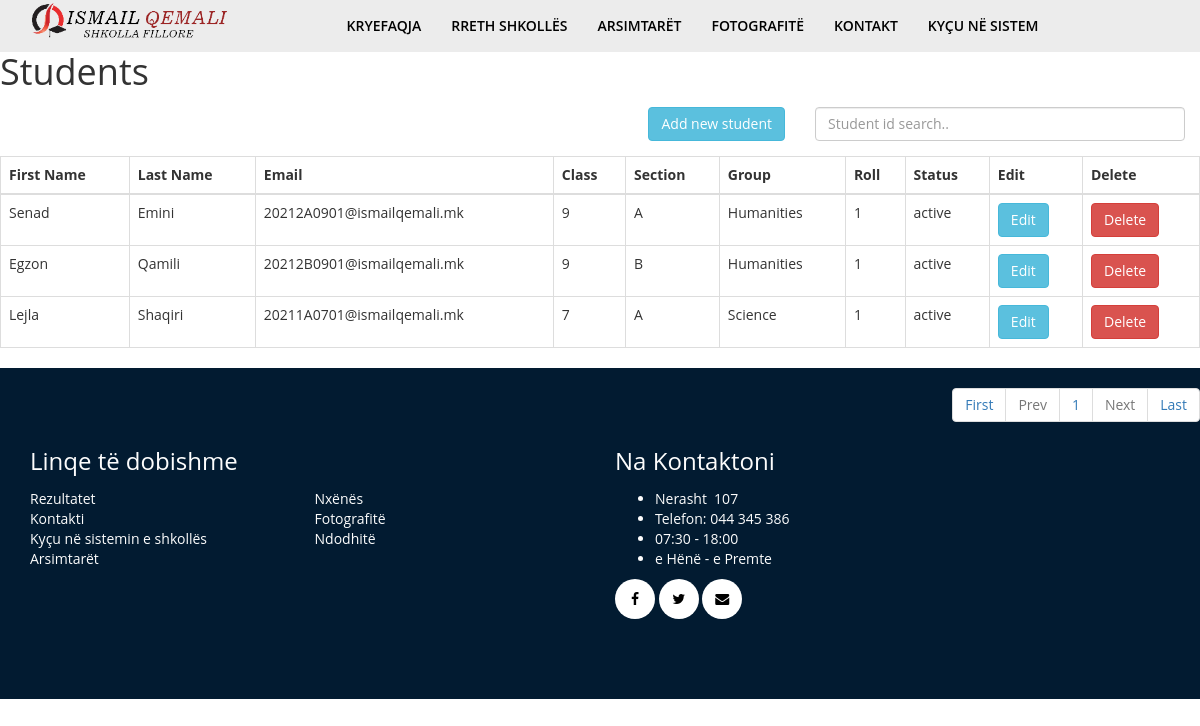
Before: /students.php with the older database file.
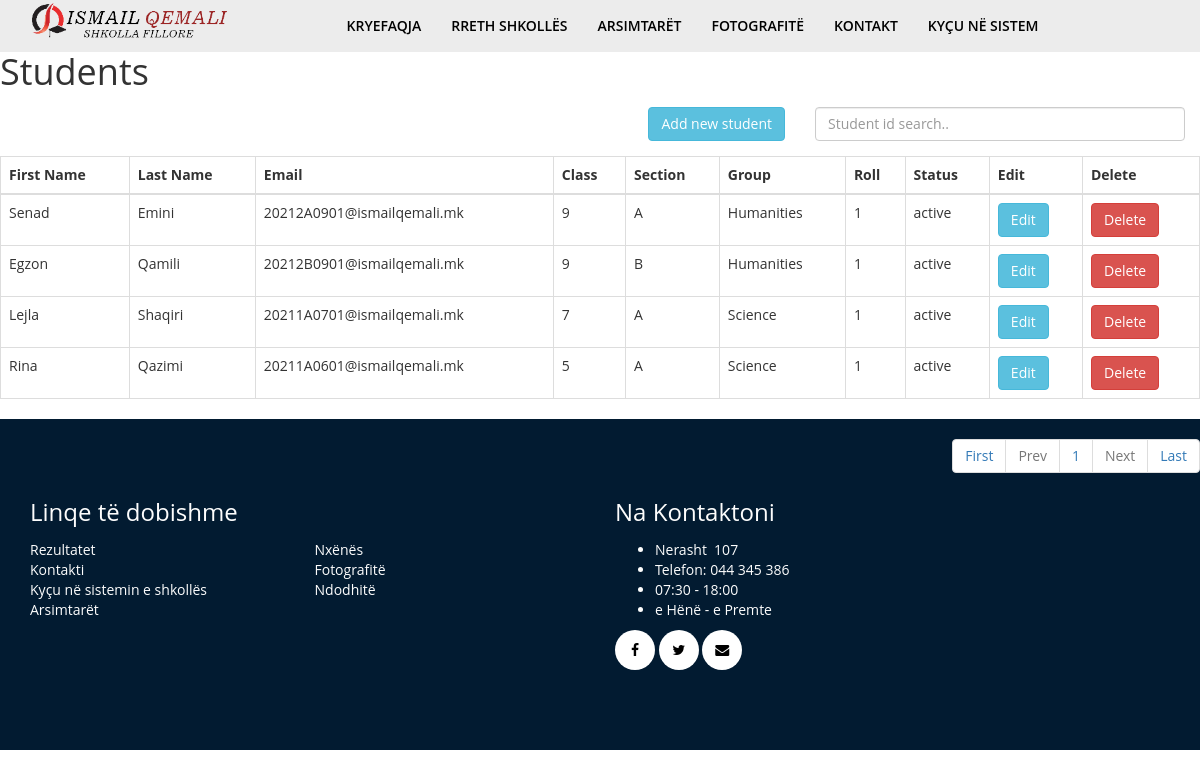
After: the same page with the newer database file.
### tables this page shows
CREATE TABLE `students` (
  `id` int(12) NOT NULL,
  `student_email` varchar(50) NOT NULL,
  `student_name` varchar(255) DEFAULT NULL,
  `student_class` int(3) NOT NULL,
  `student_section` varchar(10) DEFAULT NULL,
  `student_group` varchar(10) DEFAULT NULL,
  `student_roll` int(5) NOT NULL,
  `student_father_name` varchar(50) NOT NULL,
  `student_mother_name` varchar(50) NOT NULL,
  `student_address` text NOT NULL,
  `student_contact` varchar(20) NOT NULL,
  `student_dob` date DEFAULT NULL,
  `student_blood_group` varchar(15) DEFAULT NULL,
  `student_gender` varchar(10) DEFAULT NULL,
  `student_status` varchar(10) NOT NULL DEFAULT 'active'
);

CREATE TABLE `user` (
  `id` int(12) NOT NULL,
  `username` varchar(100) NOT NULL,
  `user_password` varchar(255) NOT NULL,
  `user_role` varchar(30) NOT NULL,
  `user_firstname` varchar(50) DEFAULT NULL,
  `user_lastname` varchar(50) DEFAULT NULL
);

### school-admin/students/all_students.php (the view, shortened to what this page needs)
<div id="student-info">
	<table class="table table-centered table-bordered">
		<thead>
			<tr>
				<th>First Name</th>
				<th>Last Name</th>
				<th>Email</th>
				<th>Class</th>
				<th>Section</th>
				<th>Group</th>
				<th>Roll</th>
				<th>Status</th>
				<th>Edit</th>
				<th>Delete</th>
			</tr>
		</thead>
		<tbody>
			<?php
			 if (isset($_GET['pageno'])) {
	            $pageno = $_GET['pageno'];
	        } else {
	            $pageno = 1;
	        }
	        $no_of_records_per_page = 10;
	        $offset = ($pageno-1) * $no_of_records_per_page;
	        $total_pages_sql = "SELECT COUNT(*) FROM students";
	        $result = mysqli_query($conn,$total_pages_sql);
	        $total_rows = mysqli_fetch_array($result)[0];
	        $total_pages = ceil($total_rows / $no_of_records_per_page);
				$sql = "SELECT * FROM students LIMIT $offset, $no_of_records_per_page";
		        $res_data = mysqli_query($conn,$sql);
				while($row = mysqli_fetch_assoc($res_data)) {
					$id 					= $row['id'];
					$student_email 			= $row['student_email'];
					$student_class 			= $row['student_class'];
					$student_section 		= $row['student_section'];
					$student_group 			= $row['student_group'];
					$student_roll 			= $row['student_roll'];
					$student_status 		= $row['student_status'];
					$query_2 = "SELECT * FROM user WHERE username='$student_email' LIMIT 1";
					$result_2 = mysqli_query($conn, $query_2);
					$row_2 = mysqli_fetch_assoc($result_2);
					$student_first_name = $row_2['user_firstname'];
					$student_last_name = $row_2['user_lastname'];
					echo "<tr>";
						echo "<td>$student_first_name</td>";
						echo "<td>$student_last_name</td>";
						echo "<td>$student_email</td>";
						echo "<td>$student_class</td>";
						echo "<td>$student_section</td>";
						echo "<td>$student_group</td>";
						echo "<td>$student_roll</td>";
						echo "<td>$student_status</td>";
						echo "<td><a class='btn btn-info' href='students.php?action=edit_student&s_id=$id'>Edit</a></td>";
						echo "<td><a class='btn btn-danger' href='students.php?action=delete_student&s_id=$id'>Delete</a></td>";
					echo "</tr>";
				}
			?>
		</tbody>
	</table>
	<ul class="pagination pull-right">
	    <li><a href="?pageno=1">First</a></li>
	    <li class="<?php if($pageno <= 1){ echo 'disabled'; } ?>">
	        <a href="<?php if($pageno <= 1){ echo '#'; } else { echo "?pageno=".($pageno - 1); } ?>">Prev</a>
	    </li>
	    <?php for($i = 1; $i <= $total_pages; $i++) { ?>
	    <li>
	        <a href="<?php echo "?pageno=".$i; ?>"><?php echo $i; ?></a>
	    </li>
	     <?php } ?>
	    <li class="<?php if($pageno >= $total_pages){ echo 'disabled'; } ?>">
	        <a href="<?php if($pageno >= $total_pages){ echo '#'; } else { echo "?pageno=".($pageno + 1); } ?>">Next</a>
	    </li>
	    <li><a href="?pageno=<?php echo $total_pages; ?>">Last</a></li>
	</ul>
</div>

Changed rows visible on the page:
added students: user.user_firstname "Rina", user.user_lastname "Qazimi", student_email "20211A0601@ismailqemali.mk", student_class "5", student_section "A", student_group "Science", student_roll "1", student_status "active"
